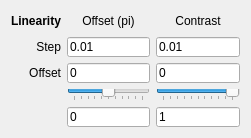
<?xml version="1.0" encoding="UTF-8"?>
<ui version="4.0">
 <class>Form</class>
 <widget class="QWidget" name="Form">
  <property name="geometry">
   <rect>
    <x>0</x>
    <y>0</y>
    <width>251</width>
    <height>138</height>
   </rect>
  </property>
  <property name="sizePolicy">
   <sizepolicy hsizetype="MinimumExpanding" vsizetype="MinimumExpanding">
    <horstretch>0</horstretch>
    <verstretch>0</verstretch>
   </sizepolicy>
  </property>
  <property name="maximumSize">
   <size>
    <width>16777215</width>
    <height>16777215</height>
   </size>
  </property>
  <property name="windowTitle">
   <string>Form</string>
  </property>
  <layout class="QGridLayout" name="gridLayout">
   <item row="3" column="1">
    <widget class="QLineEdit" name="offset_lineEdit_offset">
     <property name="minimumSize">
      <size>
       <width>0</width>
       <height>20</height>
      </size>
     </property>
     <property name="text">
      <string>0</string>
     </property>
     <property name="placeholderText">
      <string>Offset offset</string>
     </property>
    </widget>
   </item>
   <item row="2" column="0">
    <widget class="QLabel" name="label_13">
     <property name="minimumSize">
      <size>
       <width>0</width>
       <height>20</height>
      </size>
     </property>
     <property name="text">
      <string>Step</string>
     </property>
     <property name="alignment">
      <set>Qt::AlignRight|Qt::AlignTrailing|Qt::AlignVCenter</set>
     </property>
    </widget>
   </item>
   <item row="3" column="0">
    <widget class="QLabel" name="label_14">
     <property name="minimumSize">
      <size>
       <width>0</width>
       <height>20</height>
      </size>
     </property>
     <property name="text">
      <string>Offset</string>
     </property>
     <property name="alignment">
      <set>Qt::AlignRight|Qt::AlignTrailing|Qt::AlignVCenter</set>
     </property>
    </widget>
   </item>
   <item row="5" column="2">
    <widget class="QLineEdit" name="contrast_lineEdit">
     <property name="minimumSize">
      <size>
       <width>0</width>
       <height>20</height>
      </size>
     </property>
     <property name="text">
      <string>1</string>
     </property>
     <property name="placeholderText">
      <string>Contrast</string>
     </property>
    </widget>
   </item>
   <item row="2" column="1">
    <widget class="QLineEdit" name="offset_lineEdit_step">
     <property name="minimumSize">
      <size>
       <width>0</width>
       <height>20</height>
      </size>
     </property>
     <property name="text">
      <string>0.01</string>
     </property>
     <property name="placeholderText">
      <string>Offset step</string>
     </property>
    </widget>
   </item>
   <item row="1" column="1">
    <widget class="QLabel" name="label_11">
     <property name="sizePolicy">
      <sizepolicy hsizetype="Preferred" vsizetype="Fixed">
       <horstretch>0</horstretch>
       <verstretch>0</verstretch>
      </sizepolicy>
     </property>
     <property name="minimumSize">
      <size>
       <width>0</width>
       <height>20</height>
      </size>
     </property>
     <property name="text">
      <string>Offset (pi)</string>
     </property>
     <property name="alignment">
      <set>Qt::AlignCenter</set>
     </property>
    </widget>
   </item>
   <item row="3" column="2">
    <widget class="QLineEdit" name="contrast_lineEdit_offset">
     <property name="minimumSize">
      <size>
       <width>0</width>
       <height>20</height>
      </size>
     </property>
     <property name="text">
      <string>0</string>
     </property>
     <property name="placeholderText">
      <string>Contrast offset</string>
     </property>
    </widget>
   </item>
   <item row="1" column="0">
    <widget class="QLabel" name="label_6">
     <property name="sizePolicy">
      <sizepolicy hsizetype="Preferred" vsizetype="MinimumExpanding">
       <horstretch>0</horstretch>
       <verstretch>0</verstretch>
      </sizepolicy>
     </property>
     <property name="minimumSize">
      <size>
       <width>0</width>
       <height>20</height>
      </size>
     </property>
     <property name="font">
      <font>
       <weight>75</weight>
       <bold>true</bold>
      </font>
     </property>
     <property name="text">
      <string>Linearity</string>
     </property>
    </widget>
   </item>
   <item row="2" column="2">
    <widget class="QLineEdit" name="contrast_lineEdit_step">
     <property name="minimumSize">
      <size>
       <width>0</width>
       <height>20</height>
      </size>
     </property>
     <property name="text">
      <string>0.01</string>
     </property>
     <property name="placeholderText">
      <string>Contrast step</string>
     </property>
    </widget>
   </item>
   <item row="4" column="1">
    <widget class="QSlider" name="offset_slider">
     <property name="minimumSize">
      <size>
       <width>0</width>
       <height>10</height>
      </size>
     </property>
     <property name="minimum">
      <number>-50</number>
     </property>
     <property name="maximum">
      <number>50</number>
     </property>
     <property name="orientation">
      <enum>Qt::Horizontal</enum>
     </property>
     <property name="tickPosition">
      <enum>QSlider::TicksBelow</enum>
     </property>
     <property name="tickInterval">
      <number>10</number>
     </property>
    </widget>
   </item>
   <item row="5" column="1">
    <widget class="QLineEdit" name="offset_lineEdit">
     <property name="minimumSize">
      <size>
       <width>50</width>
       <height>20</height>
      </size>
     </property>
     <property name="text">
      <string>0</string>
     </property>
     <property name="placeholderText">
      <string>Offset</string>
     </property>
    </widget>
   </item>
   <item row="1" column="2">
    <widget class="QLabel" name="label_12">
     <property name="sizePolicy">
      <sizepolicy hsizetype="Preferred" vsizetype="Fixed">
       <horstretch>0</horstretch>
       <verstretch>0</verstretch>
      </sizepolicy>
     </property>
     <property name="minimumSize">
      <size>
       <width>0</width>
       <height>20</height>
      </size>
     </property>
     <property name="text">
      <string>Contrast</string>
     </property>
     <property name="alignment">
      <set>Qt::AlignCenter</set>
     </property>
    </widget>
   </item>
   <item row="4" column="2">
    <widget class="QSlider" name="contrast_slider">
     <property name="minimumSize">
      <size>
       <width>0</width>
       <height>10</height>
      </size>
     </property>
     <property name="maximum">
      <number>100</number>
     </property>
     <property name="value">
      <number>100</number>
     </property>
     <property name="orientation">
      <enum>Qt::Horizontal</enum>
     </property>
     <property name="tickPosition">
      <enum>QSlider::TicksBelow</enum>
     </property>
     <property name="tickInterval">
      <number>10</number>
     </property>
    </widget>
   </item>
  </layout>
 </widget>
 <resources/>
 <connections/>
</ui>
